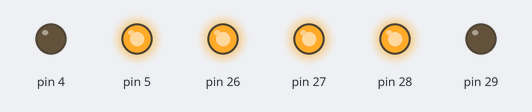
Bench run of a sketch on a simulated Arduino Mega 2560, built with avr-gcc and run on an emulated ATmega2560. On the bench: output pins drawn as LEDs (lit = HIGH).

Above: at 0.5 s.
At 3.5 s:
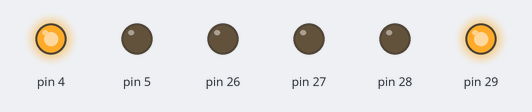
Timing chart, 0 to 4.6 s (numbered marks = the images above):
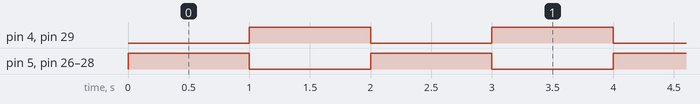

Measured:
- by itself, pin 4, pin 5, pin 26–29: alternates HIGH for 1.0 s and LOW for 1.0 s

The sketch:

testcode2.ino
```cpp
// 408 LED JetRacer Target Board Arduino M0 SAMD21
// 交互点灯
// testcode2

void setup() {
  pinMode(26, OUTPUT);
  pinMode(27, OUTPUT);
  pinMode(5, OUTPUT);
  pinMode(28, OUTPUT);
  pinMode(4, OUTPUT);
  pinMode(29, OUTPUT);

}

void loop() {

  digitalWrite(26, HIGH);
  digitalWrite(27, HIGH);
  digitalWrite(5, HIGH);
  digitalWrite(28, HIGH);
   digitalWrite(4, LOW);
  digitalWrite(29, LOW);
  delay(1000);
  digitalWrite(26, LOW);
  digitalWrite(27, LOW);
  digitalWrite(5, LOW);
  digitalWrite(28, LOW);
  digitalWrite(4, HIGH);
  digitalWrite(29, HIGH);
  delay(1000);

}
```
